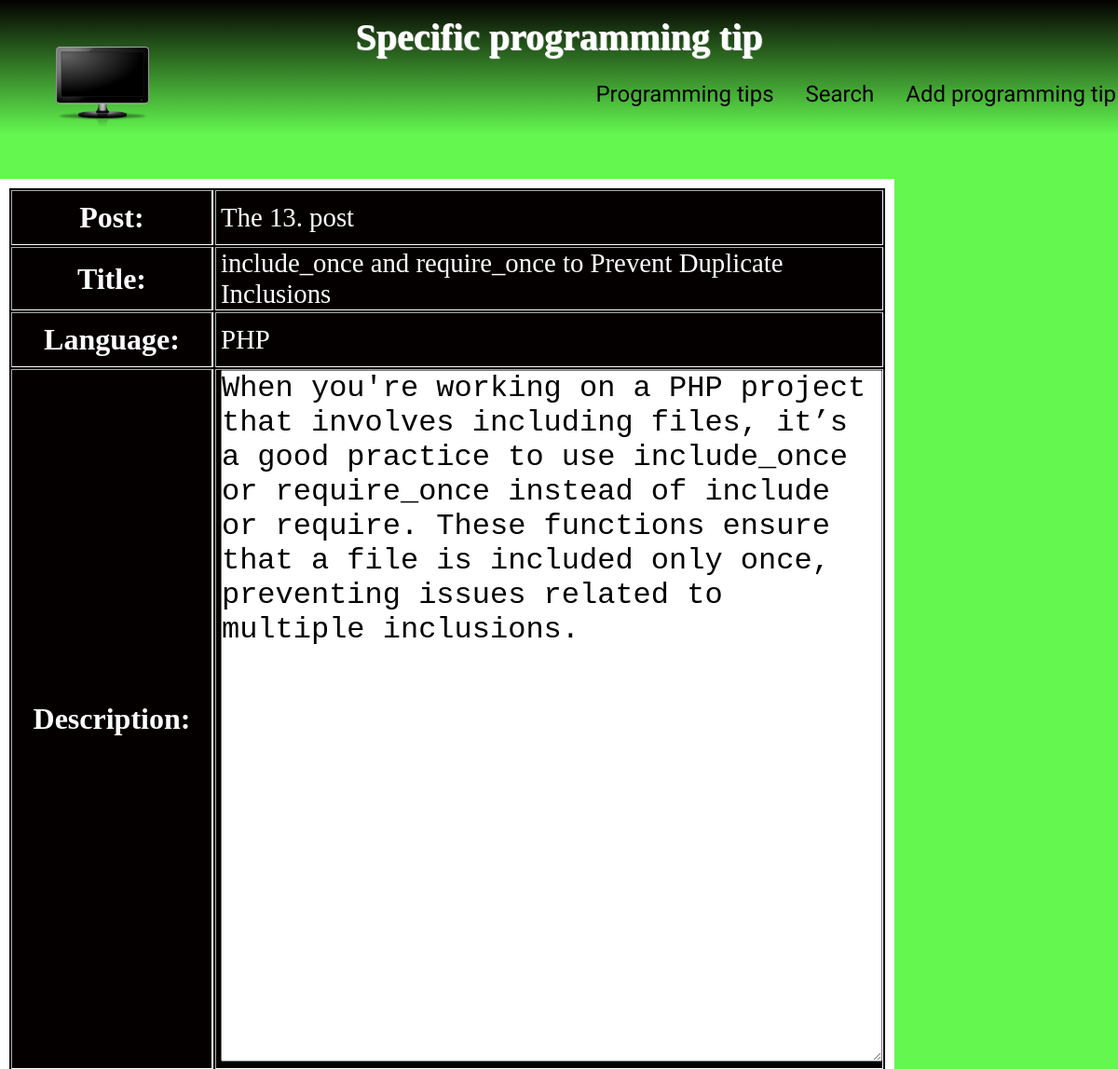
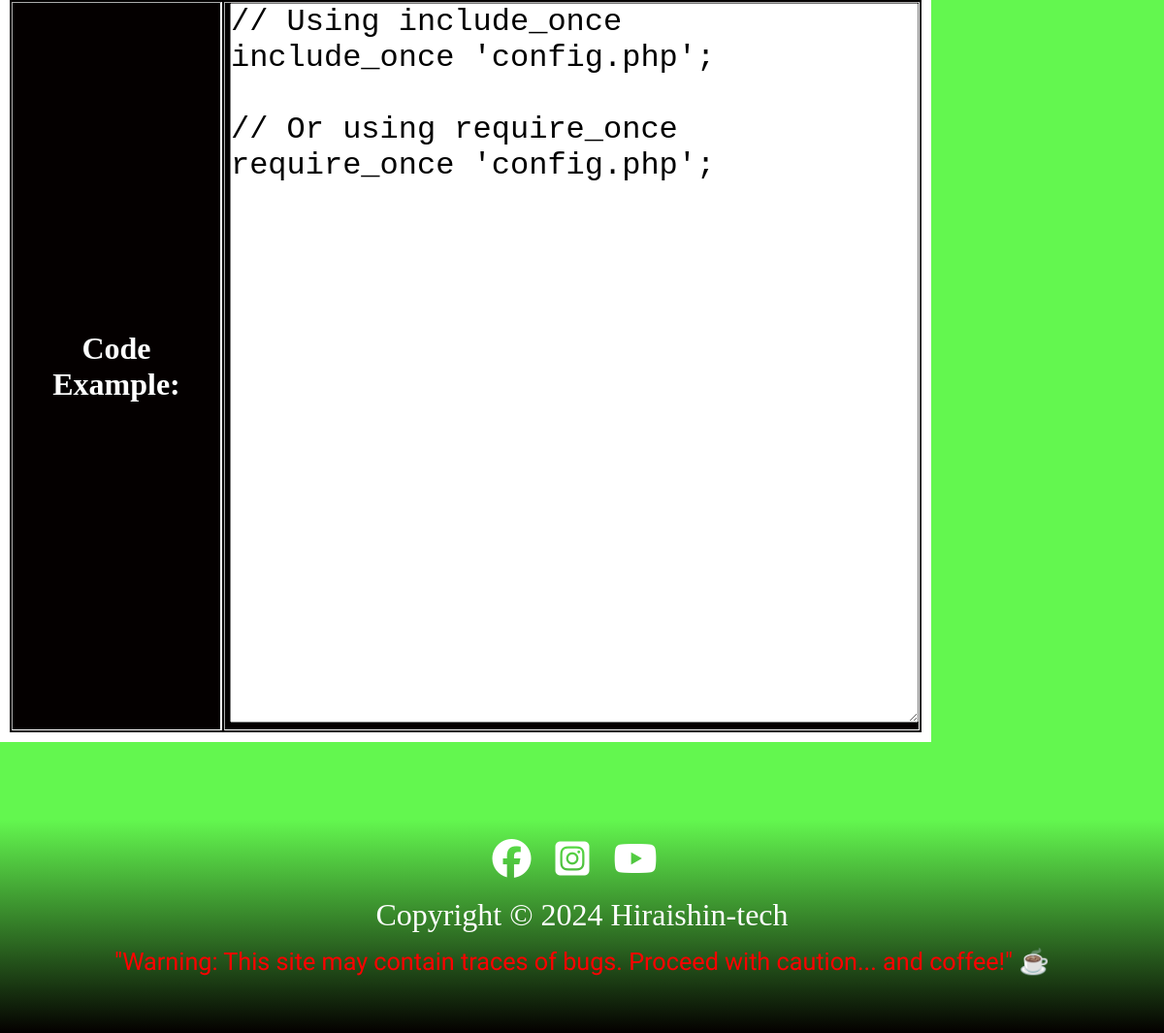
The page /individual-tip.php?title=include_once+and+require_once+to+Prevent+Duplicate+Inclusions on the database its author committed (2 pictures, top to bottom).
### tables this page shows
CREATE TABLE `tips` (
  `id` int(10) UNSIGNED NOT NULL,
  `title` varchar(255) DEFAULT NULL,
  `description` text DEFAULT NULL,
  `code_example` text DEFAULT NULL,
  `language` varchar(150) DEFAULT NULL
);

### individual-tip.php (the view, shortened to what this page needs)
<?php
require "assets/db-connect.php";
if (!isset($_GET["title"])) {
    die("Are you trying to hack me? <br><br> <form action='index.php'><button>Back to homepage</button></form>");
} else {
    $title = $_GET["title"];
    $query = $db->prepare("SELECT * FROM tips WHERE title = ?");
    $result = $query->execute([$title]);
    $result = $query->fetch();
}
?>
<!DOCTYPE html>
<html lang="cs">
<head>
    <link rel="stylesheet" href="css/header.css">
    <link rel="stylesheet" href="css/footer.css">
    <link rel="stylesheet" href="css/individual-tip.css">
    <link rel="stylesheet" href="css/queries.css">
</head>
<body>
    <header>
    <?php require "assets/header.php" ?>
    </header>
<main>
    <table border="1">
        <tr>
            <th>Post:</th>
            <td><?= "The ".htmlspecialchars($result["id"]).". post" ?></td>
        </tr>
        <tr>
            <th>Title:</th>
            <td><?= htmlspecialchars($result["title"]) ?></td>
        </tr>
        <tr>
            <th>Language:</th>
            <td><?= htmlspecialchars($result["language"]) ?></td>
        </tr>
        <tr>
            <th>Description:</th>
            <td class="description"><textarea name="" id="description" cols="60" rows="20" readonly><?= htmlspecialchars($result["description"]) ?></textarea></td>
        </tr>
        <tr>
            <th>Code Example:</th>
            <td><textarea name="" id="code-example" cols="60" rows="20" readonly><?= htmlspecialchars($result["code_example"]) ?></textarea></td>
        </tr>
    </table>
</main>
<footer>
    <?php require "assets/footer.php" ?>
</footer>
</body>
</html>

### css/header.css (style rules this page uses)
* { margin: 0; padding: 0; box-sizing: border-box; }
html, body { overflow-x: hidden; }
header { margin-bottom: 6vh; background: linear-gradient(#040000, #63f74f); height: 18vh; }

### css/footer.css (style rules this page uses)
footer { height: 220px; background: linear-gradient( #63f74f,#040000); font-size: 2rem; text-align: center; display: flex; flex-direction: column; row-gap: 15px; }

### css/individual-tip.css (style rules this page uses)
body { background-color: #63f74f; }
main { margin-bottom: 10vh; }
table { width: 80%; min-height: 500px; color: #fff; background-color: #040000; font-size: 1.3rem; border: 10px solid#fff; }
table th { padding: 10px; font-size: 2rem; border-right: 1px solid white; }
table td { padding-left: 5px; word-break: break-word; font-size: 1.8rem; }
table th { border-right: 2px solid white; }
td textarea { width: 100%; height: 100%; font-size: 2rem; }

### rows shown on the page
tips: id "13", title "include_once and require_once to Prevent Duplicate Inclusions", language "PHP", description "When you're working on a PHP project that involves including files, it’s a good practice to use include_once or require_once instead of include or require. These functions ensure that a file is included only once, preventing issues related to multiple inclusions.", code_example "// Using include_once include_once 'config.php'; // Or using require_once require_once 'config.php';"

### other values the page prints
$heading "Specific programming tip"
